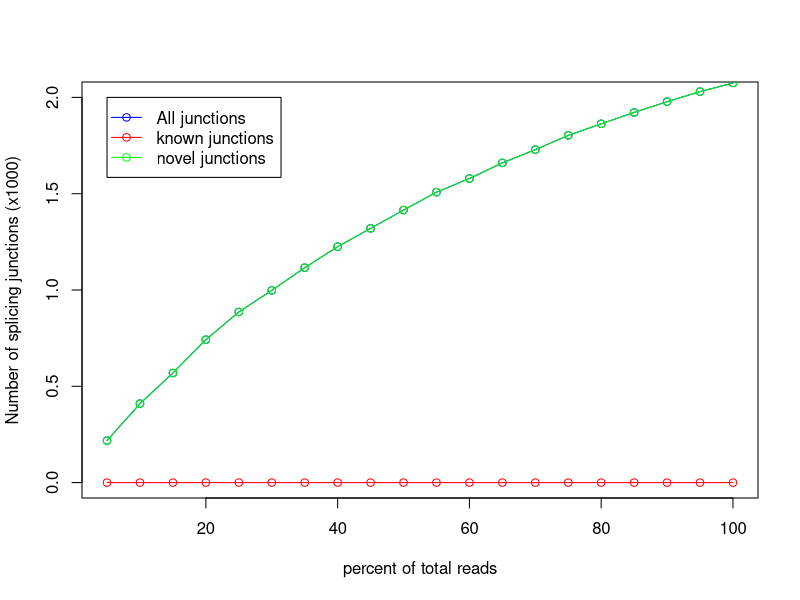

This chart was generated by the following R code:
pdf('/Users/olgabotvinnik/workspace/rna-seq-diff-exprn/test-results/rseqc/LNCaP_4/rseqc.junctionSaturation_plot.pdf')
x=c(5,10,15,20,25,30,35,40,45,50,55,60,65,70,75,80,85,90,95,100)
y=c(0,0,0,0,0,0,0,0,0,0,0,0,0,0,0,0,0,0,0,0)
z=c(218,410,569,742,886,998,1116,1225,1320,1415,1508,1579,1660,1729,1803,1863,1922,1978,2030,2075)
w=c(218,410,569,742,886,998,1116,1225,1320,1415,1508,1579,1660,1729,1803,1863,1922,1978,2030,2075)
m=max(0,2,2)
n=min(0,0,0)
plot(x,z/1000,xlab='percent of total reads',ylab='Number of splicing junctions (x1000)',type='o',col='blue',ylim=c(n,m))
points(x,y/1000,type='o',col='red')
points(x,w/1000,type='o',col='green')
legend(5,2, legend=c("All junctions","known junctions", "novel junctions"),col=c("blue","red","green"),lwd=1,pch=1)
dev.off()
